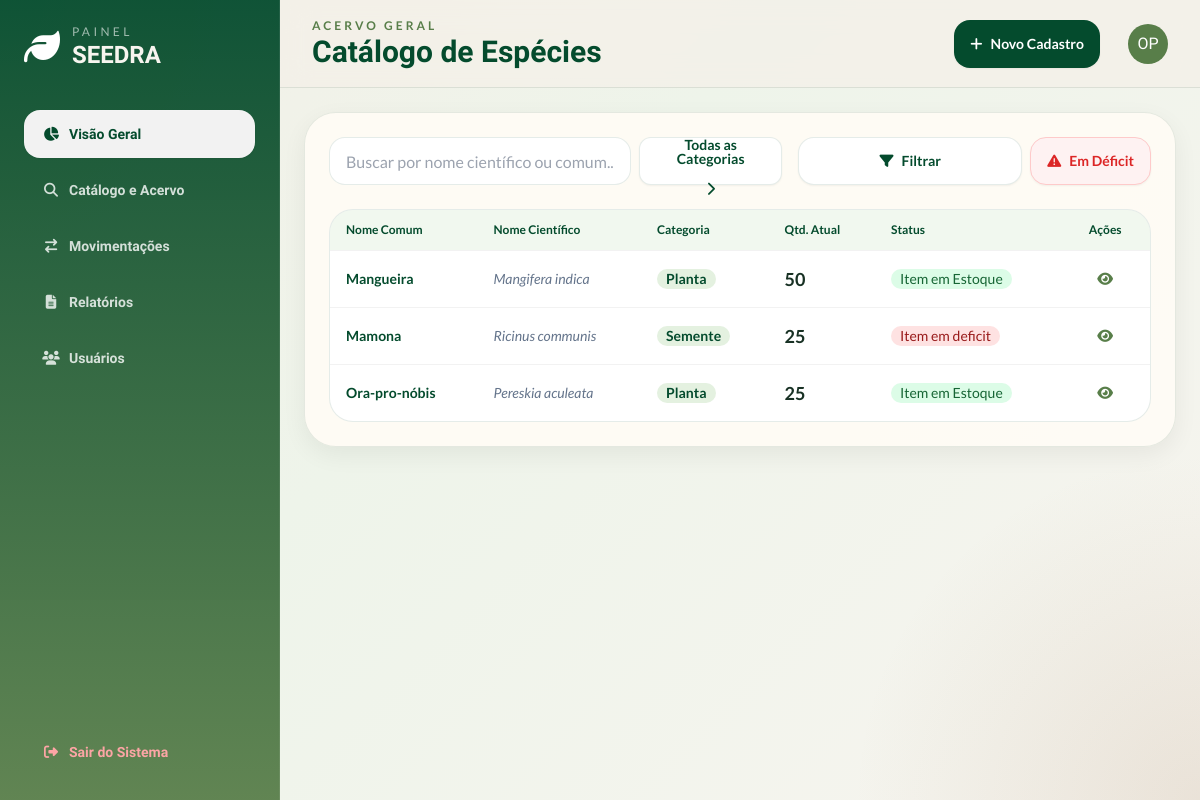
/catalogo (signed in), run on an earlier commit of the app's database.
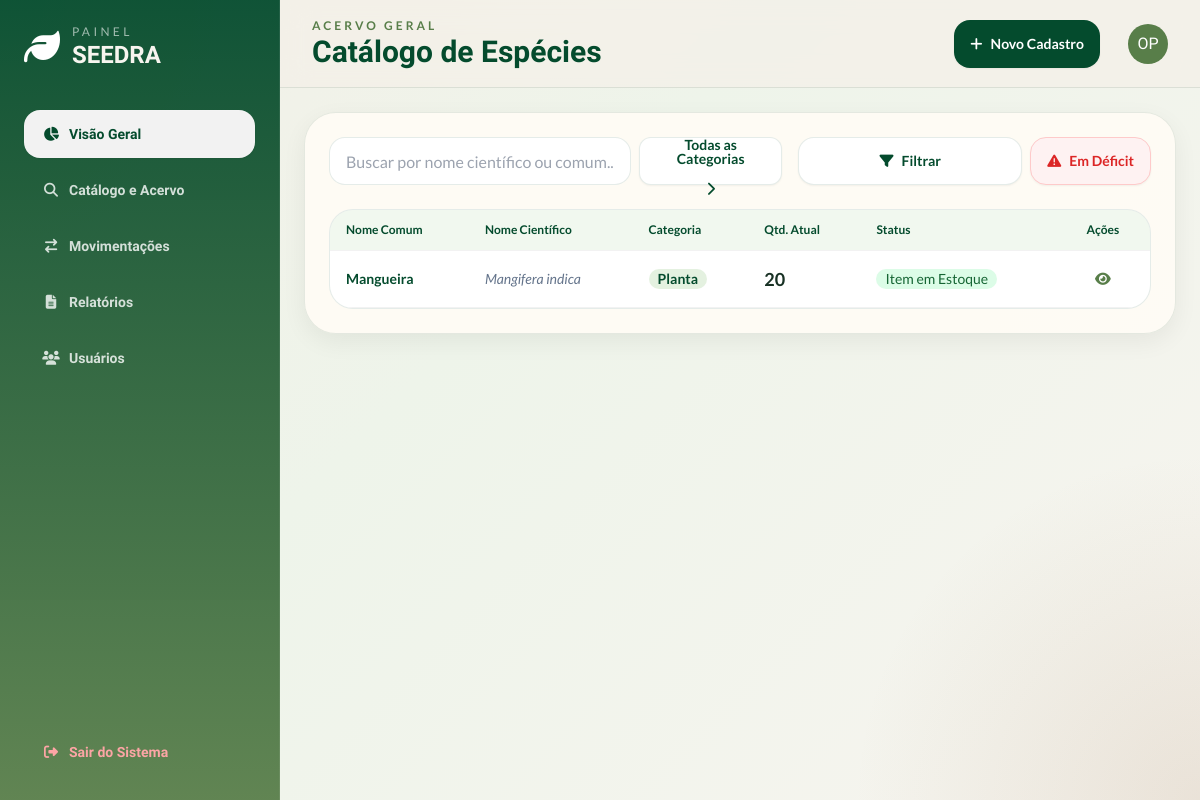
And on a later commit of the database.
### models.py (models this page shows)
class Item(db.Model):
    __tablename__= 'items'
    id = db.Column(db.Integer, primary_key = True)
    nome = db.Column(db.String(50), nullable = False, unique = True)
    quantidade = db.Column(db.Integer, nullable = True)
    n_cientifico = db.Column(db.String(50), nullable = False , unique = True)
    categoria = db.Column(db.String(20), nullable = False)
    deficit_limit = db.Column(db.Integer)
    obs = db.Column(db.Text)
    data_cadastro = db.Column(db.Date, nullable = False)
    movimentacoes = db.relationship('Movimentacao', backref = 'Item', lazy = True)
    def em_deficit(self):
        return self.quantidade < self.deficit_limit

### app.py (the view)
@app.route('/catalogo', methods=['GET'])
@login_required
def catalogo():
    itens = Item.query.all()
    itens_def = sum(1 for item in itens if item.em_deficit())
    alfabetica = Item.query.order_by(Item.nome.asc()).all()
    return render_template('catalogo.html', itens=itens, itens_def=itens_def, itens_alfabetica = alfabetica)

### app.py (called while the page is built)
@login_manager.user_loader
def load_user(user_id):
    return Usuarios.query.get(int(user_id))

def login_required(f):
  @wraps(f)
  def decorated_function(*args, **kwargs):
      if 'usuarios_id' not in session:
         flash("Faça login primeiro!", 'erro')
         return redirect(url_for('login'))
      return f(*args, **kwargs)
  return decorated_function

### templates/catalogo.html (shortened to what this page needs)
{% extends 'base.html' %}
{% block header_subtitle %}Acervo Geral{% endblock %}
{% block header_title %}Catálogo de Espécies{% endblock %}
{% block header_actions %}
<a href="{{ url_for('novo_item') }}" class="btn rounded-2xl border-0 bg-seedra-leafDark hover:bg-seedra-leafMid text-white font-lato">
    <i class="fa-solid fa-plus"></i> Novo Cadastro
</a>
{% endblock %}
{% block content %}
<section class="soft-card rounded-[2rem] p-6">
    <div class="flex flex-col md:flex-row gap-4 justify-between items-center mb-6">
        <div class="flex-1 w-full flex gap-2">
            <input type="text" placeholder="Buscar por nome científico ou comum..." class="input input-bordered rounded-2xl bg-white border-seedra-leafDark/10 w-full max-w-md font-lato" id="c_search" />
            <div class="relative inline-block w-56">
                <button id="c_btn" class="btn w-full flex justify-center rounded-xl bg-white font-lato text-seedra-leafDark border-seedra-leafDark/10 gap-4 hover:bg-seedra-leafMid hover:text-white">
                    <span id="content_span" class="transition transition-transform easy-in-out">Todas as Categorias</span>
                    <i id="c_arrow" class="fa-solid fa-chevron-right transition-transform"></i>
                </button>
            </div>
        </div>
        <div class="flex gap-2">
            <div class="relative inline-block w-56 ">
                <button class="w-full flex justify-center btn rounded-2xl bg-white text-seedra-leafDark border border-seedra-leafDark/10 hover:bg-seedra-leafMid hover:text-white hover:border-seedra-seedSand shadow-sm font-lato" id="filter_button">
                    <i id="filter_span" class="fa-solid fa-filter"></i> Filtrar
                </button>
            </div>
            <button class="btn rounded-2xl bg-red-50 text-red-600 border border-red-200 hover:bg-red-100 hover:border-red-300 shadow-sm font-lato" id="btn_deficit">
                <i class="fa-solid fa-triangle-exclamation"></i> Em Déficit
            </button>
        </div>
    </div>
    <div class="overflow-x-auto rounded-[1.5rem] border border-seedra-leafDark/10 bg-white">
        <table class="table font-lato">
            <thead class="bg-seedra-leafLight/10 text-seedra-leafDark">
                <tr>
                    <th>Nome Comum</th>
                    <th>Nome Científico</th>
                    <th>Categoria</th>
                    <th>Qtd. Atual</th>
                    <th>Status</th>
                    <th class="text-center">Ações</th>
                </tr>
            </thead>
            <tbody>
                {% for item in itens %}
                <tr id="list_order_normal" class="{% if item.em_deficit() %}item_deficit{% else %}item_ok{% endif %} transition {% if item.categoria == 'Semente' %} c_semente {% else %} c_planta {% endif %}">
                    <td class="font-bold text-seedra-leafDark">{{ item.nome }}</td>
                    <td class="italic text-slate-500">{{ item.n_cientifico }}</td>
                    <td><span class="badge border-0 bg-seedra-leafLight/20 text-seedra-leafDark font-bold">{{ item.categoria}}</span></td>
                    <td class="metric-value font-bold text-lg">{{ item.quantidade }}</td>
                    <td><span class="badge border-0 {% if item.em_deficit() %} bg-red-100 text-red-800 {% else %} bg-green-100 text-green-800 {% endif %}">
                        {% if item.em_deficit() %}
                            Item em deficit
                        {% else %}
                            Item em Estoque
                        {% endif %}
                    </span></td>
                    <td class="text-center">
                        <a href="{{ url_for('detalhes_item', id=item.id) }}" class="btn btn-sm btn-ghost text-seedra-leafMid rounded-xl"><i class="fa-solid fa-eye"></i></a>
                    </td>
                </tr>
                {% endfor %}
            </tbody>
        </table>
    </div>
</section>
{% endblock %}

### templates/base.html (shortened to what this page needs)
<!DOCTYPE html>
<html lang="pt-BR" data-theme="light">
<head>
  <link rel="stylesheet" href="/static/css/style.css" />
  <script src="/static/js/tailwind.config.js" defer></script>
  <script src="https://cdn.tailwindcss.com"></script>
  <link href="https://cdn.jsdelivr.net/npm/daisyui@4.12.10/dist/full.min.css" rel="stylesheet" type="text/css" />
  <link rel="stylesheet" href="https://cdnjs.cloudflare.com/ajax/libs/font-awesome/6.4.0/css/all.min.css">
</head>
<body class="font-sans">
  <div class="dashboard-shell">
    <aside class="sidebar p-5 lg:p-6 flex flex-col gap-6">
      <div class="flex items-center gap-3">
        <i class="fa-solid fa-leaf text-4xl text-white"></i>
        <div>
          <p class="text-xs uppercase tracking-[0.28em] text-white/60 font-lato">Painel</p>
          <h1 class="text-2xl font-extrabold leading-tight">SEEDRA</h1>
        </div>
      </div>
      <nav class="space-y-2 mt-4">
        <a href="{{ url_for('dashboard') }}" class="btn btn-block justify-start bg-white/14 hover:bg-white/20 hover:text-white text-seedra-leafDark border-white/10 rounded-2xl"><i class="fa-solid fa-chart-pie w-5"></i> Visão Geral</a>
        <a href="{{ url_for('catalogo') }}" class="btn btn-block justify-start btn-ghost text-white/80 hover:bg-white/10 rounded-2xl"><i class="fa-solid fa-magnifying-glass w-5"></i> Catálogo e Acervo</a>
        <a href="{{ url_for('movimentacao') }}" class="btn btn-block justify-start btn-ghost text-white/80 hover:bg-white/10 rounded-2xl"><i class="fa-solid fa-arrow-right-arrow-left w-5"></i> Movimentações</a>
        <a href="{{ url_for('relatorios') }}" class="btn btn-block justify-start btn-ghost text-white/80 hover:bg-white/10 rounded-2xl"><i class="fa-solid fa-file-lines w-5"></i> Relatórios</a>
        <a href="{{ url_for('usuarios') }}" class="btn btn-block justify-start btn-ghost text-white/80 hover:bg-white/10 rounded-2xl"><i class="fa-solid fa-users w-5"></i> Usuários</a>
      </nav>
      <div class="mt-auto">
        <a href="{{ url_for('logout') }}" class="btn btn-block justify-start btn-ghost text-red-300 hover:bg-red-500/20 hover:text-red-100 rounded-2xl"><i class="fa-solid fa-right-from-bracket w-5"></i> Sair do Sistema</a>
      </div>
    </aside>
    <header class="topbar px-5 lg:px-8 flex items-center justify-between gap-4">
      <div>
        <p class="text-xs uppercase tracking-[0.25em] text-seedra-leafMid font-semibold font-lato">{% block header_subtitle %}SEEDRA{% endblock %}</p>
        <h2 class="text-2xl md:text-3xl font-extrabold text-seedra-leafDark">{% block header_title %}Painel de Controle{% endblock %}</h2>
      </div>
      <div class="flex items-center gap-3">
        {% block header_actions %}{% endblock %}
        <div class="avatar placeholder ml-4">
          <div class="bg-seedra-leafMid text-white rounded-full w-10">
            <span>OP</span>
          </div>
        </div>
      </div>
    </header>
    <main class="main">
      {% block content %}
      {% endblock %}
    </main>
  </div>
</body>
</html>

### static/css/style.css (style rules this page uses)
:root { --leaf-dark: #044b2d; --leaf-mid: #587e49; --leaf-light: #78b863; --seed-brown: #9a774c; --seed-sand: #ddd1ae; --seed-mist: #d9d6cc; --deep-forest: #001500; --stone: #888784; --cloud: #d9d9d9; --surface: rgba(249, 248, 243, 0.78); --surface-strong: rgba(255, 252, 246, 0.9); --line: rgba(4, 75, 45, 0.10); }
html, body { height: 100%; overflow: hidden; scroll-behavior: smooth; }
body { font-family: 'Balsamiq Sans', sans-serif; background: radial-gradient(circle at top left, rgba(120,184,99,0.18), transparent 20%), radial-gradient(circle at bottom right, rgba(154,119,76,0.14), transparent 24%), linear-gradient(135deg, #f4f0e8 0%, #eef4ea 40%, #f7f4ef 100%); color: #183124; }
.dashboard-shell { display: grid; grid-template-columns: 280px 1fr; grid-template-rows: 88px 1fr; height: 100dvh; }
.sidebar { grid-row: 1 / -1; overflow-y: auto; background: linear-gradient(180deg, rgba(4,75,45,0.95), rgba(88,126,73,0.94)); color: #f7f5ef; border-right: 1px solid rgba(255,255,255,0.08); }
.topbar { grid-column: 2; position: sticky; top: 0; z-index: 10; background: rgba(244, 240, 232, 0.78); backdrop-filter: blur(14px); border-bottom: 1px solid var(--line); }
.main { grid-column: 2; overflow-y: auto; padding: 1.5rem; }
.soft-card { background: var(--surface-strong); border: 1px solid var(--line); box-shadow: 0 8px 24px rgba(0, 21, 0, 0.06); }
.metric-value { font-variant-numeric: tabular-nums lining-nums; }

What changed in the data, as far as the page shows it:
removed Item: nome "Mamona", n_cientifico "Ricinus communis", categoria "Semente", quantidade "25", deficit_limit "Item em deficit"
removed Item: nome "Ora-pro-nóbis", n_cientifico "Pereskia aculeata", categoria "Planta", quantidade "25", deficit_limit "Item em Estoque"
changed Item "Mangueira": quantidade "50" → "20"
